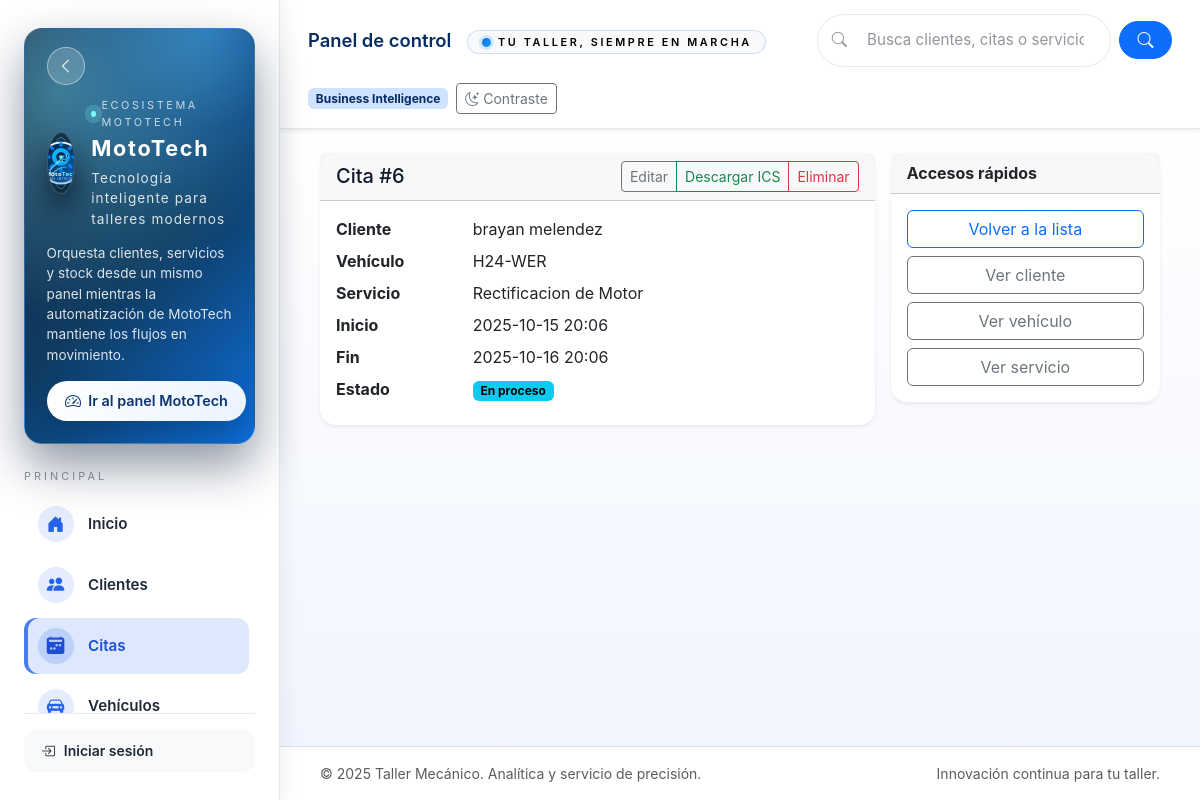
The app's page /citas/6/ with its own data.
### citas/models.py (models this page shows, shortened)
class Cita(models.Model):
    ESTADOS = [
        ("pendiente", "Pendiente"),
        ("confirmada", "Confirmada"),
        ("en_proceso", "En proceso"),
        ("completada", "Completada"),
        ("cancelada", "Cancelada"),
        ("no_show", "No asistió"),
    ]
    titulo = models.CharField(max_length=120)
    descripcion = models.TextField(blank=True)
    fecha_inicio = models.DateTimeField()
    fecha_fin = models.DateTimeField()
    estado = models.CharField(max_length=20, choices=ESTADOS, default="pendiente")
    cliente = models.ForeignKey(
        Cliente, on_delete=models.PROTECT, related_name="citas"
    )
    vehiculo = models.ForeignKey(
        Vehiculo, on_delete=models.PROTECT, related_name="citas"
    )
    servicio = models.ForeignKey(
        Servicio, on_delete=models.PROTECT, related_name="citas"
    )
    creado = models.DateTimeField(auto_now_add=True)
    actualizado = models.DateTimeField(auto_now=True)
    class Meta:
        ordering = ["-fecha_inicio"]
        indexes = [
            models.Index(fields=["fecha_inicio"]),
            models.Index(fields=["estado"]),
        ]

### clientes/models.py (models this page shows, shortened)
class Cliente(models.Model):
    class Origen(models.TextChoices):
        REFERIDO = "referido", "Referido"
        ONLINE = "online", "Canal digital"
        VISITA = "visita", "Visita espontanea"
        CORPORATIVO = "corporativo", "Convenio corporativo"
        OTROS = "otros", "Otros"
    nombre = models.CharField("Nombre", max_length=120, db_index=True)
    documento = models.CharField("Documento", max_length=30, blank=True, null=True, unique=True)
    telefono = models.CharField("Teléfono", max_length=25, blank=True)
    email = models.EmailField("Email", blank=True)
    direccion = models.CharField("Dirección", max_length=255, blank=True)
    origen = models.CharField("Origen", max_length=20, choices=Origen.choices, default=Origen.OTROS)
    es_empresa = models.BooleanField("Es empresa", default=False)
    notas = models.TextField("Notas", blank=True)
    puntos_saldo = models.PositiveIntegerField("Puntos disponibles", default=0)
    nivel = models.CharField("Nivel fidelización", max_length=30, blank=True)
    ultimo_contacto = models.DateTimeField("Ultimo contacto", blank=True, null=True)
    creado = models.DateTimeField(auto_now_add=True)
    actualizado = models.DateTimeField(auto_now=True)
    class Meta:
        verbose_name = "cliente"
        verbose_name_plural = "clientes"
        ordering = ["nombre"]
        indexes = [
            models.Index(fields=["nombre"]),
            models.Index(fields=["documento"]),
            models.Index(fields=["telefono"]),
            models.Index(fields=["email"]),
            models.Index(fields=["origen"]),
            models.Index(fields=["es_empresa"]),
            models.Index(fields=["puntos_saldo"]),
        ]

### vehiculos/models.py (models this page shows, shortened)
class Vehiculo(models.Model):
    cliente = models.ForeignKey('clientes.Cliente', on_delete=models.CASCADE, related_name='vehiculos')
    marca = models.CharField(max_length=50)
    modelo = models.CharField(max_length=50)
    anio = models.PositiveIntegerField(verbose_name='Año')
    placa = models.CharField(max_length=10, unique=True)
    color = models.CharField(max_length=30, blank=True)
    creado = models.DateTimeField(auto_now_add=True)
    actualizado = models.DateTimeField(auto_now=True)
    class Meta:
        verbose_name = 'vehículo'
        verbose_name_plural = 'vehículos'
        ordering = ['placa']

### servicios/models.py (models this page shows, shortened)
class Servicio(models.Model):
    nombre = models.CharField(max_length=100)
    descripcion = models.TextField(blank=True)
    duracion_minutos = models.PositiveIntegerField(help_text='Duracion aproximada en minutos')
    costo = models.DecimalField(max_digits=10, decimal_places=2, default=0, help_text='Costo interno estimado')
    precio = models.DecimalField(max_digits=10, decimal_places=2)
    activo = models.BooleanField(default=True)
    creado = models.DateTimeField(auto_now_add=True)
    actualizado = models.DateTimeField(auto_now=True)
    class Meta:
        verbose_name = 'servicio'
        verbose_name_plural = 'servicios'
        ordering = ['nombre']

### citas/views.py (the view)
# urls.py: path("<int:pk>/", views.CitaDetailView.as_view(), name="detail"),
class CitaDetailView(DetailView):
    model = Cita
    template_name = "citas/detail.html"
    context_object_name = "cita"

### citas/templates/citas/detail.html (shortened to what this page needs)
{% extends "base.html" %}
{% load static %}
{% block content %}
<div class="row g-3">
  <div class="col-lg-8">
    <div class="card shadow-sm">
      <div class="card-header d-flex justify-content-between align-items-center">
        <h5 class="mb-0">Cita #{{ cita.id }}</h5>
        <div class="btn-group">
          <a class="btn btn-sm btn-outline-secondary" href="{% url 'citas:update' cita.id %}">Editar</a>
          <a class="btn btn-sm btn-outline-success" href="{% url 'citas:ics' cita.id %}">Descargar ICS</a>
          <a class="btn btn-sm btn-outline-danger" href="{% url 'citas:delete' cita.id %}">Eliminar</a>
        </div>
      </div>
      <div class="card-body">
        <dl class="row mb-0">
          <dt class="col-sm-3">Cliente</dt>
          <dd class="col-sm-9">{{ cita.cliente.nombre }}</dd>
          <dt class="col-sm-3">Vehículo</dt>
          <dd class="col-sm-9">{{ cita.vehiculo.placa }}</dd>
          <dt class="col-sm-3">Servicio</dt>
          <dd class="col-sm-9">{{ cita.servicio.nombre }}</dd>
          <dt class="col-sm-3">Inicio</dt>
          <dd class="col-sm-9">{{ cita.fecha_inicio|date:"Y-m-d H:i" }}</dd>
          <dt class="col-sm-3">Fin</dt>
          <dd class="col-sm-9">{{ cita.fecha_fin|date:"Y-m-d H:i" }}</dd>
          <dt class="col-sm-3">Estado</dt>
          <dd class="col-sm-9">
            {% if cita.estado == "pendiente" %}
              <span class="badge text-bg-warning">Pendiente</span>
            {% elif cita.estado == "en_proceso" %}
              <span class="badge text-bg-info">En proceso</span>
            {% elif cita.estado == "completada" %}
              <span class="badge text-bg-success">Completada</span>
            {% elif cita.estado == "cancelada" %}
              <span class="badge text-bg-secondary">Cancelada</span>
            {% else %}
              <span class="badge text-bg-light text-dark">{{ cita.estado }}</span>
            {% endif %}
          </dd>
        </dl>
      </div>
    </div>
  </div>
  <div class="col-lg-4">
    <div class="card shadow-sm">
      <div class="card-header"><strong>Accesos rápidos</strong></div>
      <div class="card-body d-grid gap-2">
        <a class="btn btn-outline-primary" href="{% url 'citas:list' %}">Volver a la lista</a>
        <a class="btn btn-outline-secondary" href="{% url 'clientes:detail' cita.cliente.id %}">Ver cliente</a>
        <a class="btn btn-outline-secondary" href="{% url 'vehiculos:detail' cita.vehiculo.id %}">Ver vehículo</a>
        <a class="btn btn-outline-secondary" href="{% url 'servicios:detail' cita.servicio.id %}">Ver servicio</a>
      </div>
    </div>
  </div>
</div>
{% endblock %}

### static/css/dashboard.css (style rules this page uses)
:root { --card-radius: 1rem; --font-family-base: 'Inter', 'Segoe UI', Roboto, 'Helvetica Neue', Arial, sans-serif; --font-family-heading: 'Inter', 'Segoe UI', Roboto, 'Helvetica Neue', Arial, sans-serif; --color-surface: #ffffff; --color-muted: #64748b; --color-muted-strong: #475569; --shadow-soft: 0 6px 18px rgba(15,23,42,.08); --shadow-strong: 0 22px 45px rgba(15,23,42,.12); --brand-primary: #0d6fdc; --brand-primary-dark: #031f36; --brand-accent: #7ef8ff; --brand-accent-strong: #2dd6ff; }
body { font-family: var(--font-family-base); color: #1f2937; background-color: #f5f6fb; }
h1, h2, h3, h4, h5, h6 { font-family: var(--font-family-heading); color: #0f172a; }
.card { border: 0; border-radius: var(--card-radius); box-shadow: var(--shadow-soft); background-color: var(--color-surface); transition: transform .15s ease, box-shadow .15s ease; }
.app-body { background-color: #f5f6fb; min-height: 100vh; }

### records on screen
Cita: id "6", cliente.nombre "brayan melendez", vehiculo.placa "H24-WER", servicio.nombre "Rectificacion de Motor", fecha_inicio "2025-10-15 20:06", fecha_fin "2025-10-16 20:06"
